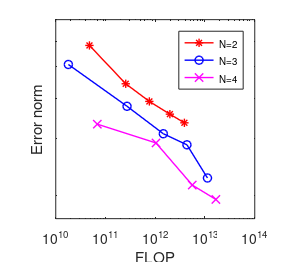

The MATLAB script that drew this image:
close all
BASEELE2=[7312,26136,58496,121000,197424];
BASEELE3=[968,7312,26136,58496,121000];
BASEELE4=[968,7312,26136,58496];
N2dt=[1.69333e-05,1.12889e-05,8.46667e-06,6.77333e-06,5.64444e-06];
N3dt=[1.74104e-05,8.70518e-06,5.80345e-06,4.35259e-06,3.48207e-06];
N4dt=[1.05997e-05,5.29987e-06,3.53325e-06,2.64993e-06]; 
benchN2=[0.058272795080481,0.044367529815922,0.039132573108024,0.035745989653197,0.033610032546029];
benchN3=[0.050891083901382,0.037804979394320,0.031099164182267,0.028741446678764,0.022701905656832];
benchN4=[0.033289301788752,0.029125226721864,0.021585348733235,0.019486797499789];
nnode2=[64231,222325,490637,1004541,1630195]';
nnode3=[29497,210226,735301,1630195,3348961,]';
nnode4=[67881,490637,1725241,3833881]';
N2 = (12*BASEELE2*3.^4+15*3.^3*BASEELE2); %SEM after tensor contraction
N3 = (12*BASEELE3*4.^4+15*4.^3*BASEELE3);
N4 = (12*BASEELE4*5.^4+15*5.^3*BASEELE4);
tterm=0.08;
N2ndt=round(tterm./N2dt);
N3ndt=round(tterm./N3dt);
N4ndt=round(tterm./N4dt);
N2oc=N2.*N2ndt;
N3oc=N3.*N3ndt;
N4oc=N4.*N4ndt;
loglog(N2oc,benchN2,'-*r','LineWidth',1.0);
hold on
loglog(N3oc,benchN3,'-ob','LineWidth',1.0);
hold on
loglog(N4oc,benchN4,'-xm','LineWidth',1.0);
%xlim([1e10,5e14]);
ylim([0.017,0.07]);
lg=legend('N=2','N=3','N=4','Location','northeast');
set(lg,'FontSize',7)
lb1=xlabel('FLOP');
lb2=ylabel('Error norm');
% set(lb1,'FontSize',20);
% set(lb2,'FontSize',20);
axis square
set(gca,'fontsize',10)
set(gcf,'PaperPosition',[0 0 3 2.62]);
set(gcf,'PaperSize',[3 2.62])
print(1,'-r300', '-dpdf',strcat('1'))










